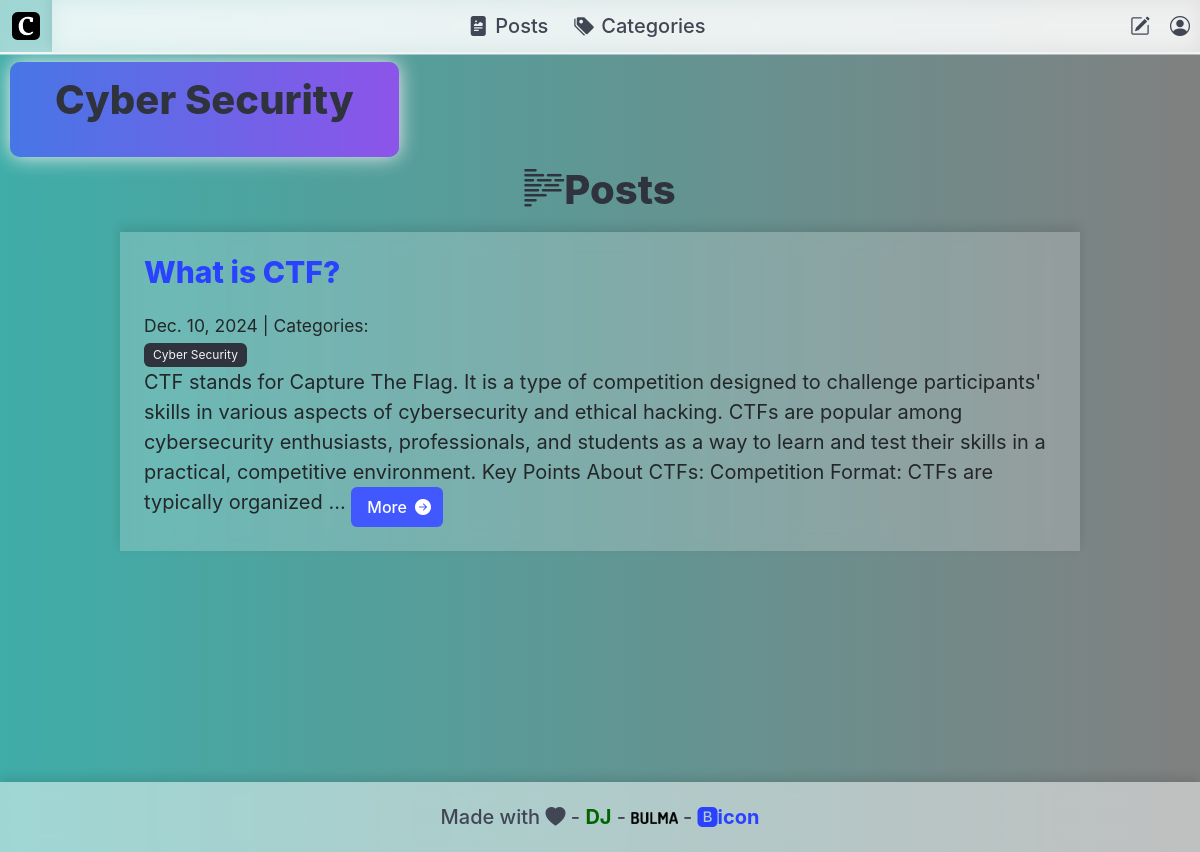
/category/Cyber Security/, run on the app's committed database.
### blog/models.py (models this page shows, shortened)
class Category(models.Model):
    name = models.CharField(max_length=30)
    class Meta:
        verbose_name_plural = "categories"

class Post(models.Model):
    title = models.CharField(max_length=255)
    body = models.TextField()
    created_on = models.DateTimeField(auto_now_add=True)
    last_modified = models.DateTimeField(auto_now=True)
    author = models.ForeignKey(settings.AUTH_USER_MODEL, on_delete=models.CASCADE, default=1)  # Replace 1 with a valid user ID
    categories = models.ManyToManyField('Category', related_name='posts')
    love_reactions = models.ManyToManyField(settings.AUTH_USER_MODEL, related_name='loved_posts', blank=True)

### blog/views.py (the view)
# urls.py: path("category/<category>/", views.blog_category, name="blog_category"),
def blog_category(request, category):
    posts = Post.objects.filter(
        categories__name__contains=category
    ).order_by("-created_on")
    context = {
        "category":category,
        "posts":posts,
    }
    return render(request, "blog/category.html", context)

### blog/templates/blog/category.html (shortened to what this page needs)
{% extends "blog/index.html" %}
{% block page_title %}
    <div class="title-box-container">
        <button class="page-title-button">
                <h1 class="title is-2">{{ category }}</h1>
        </button>
    </div>
{% endblock page_title %}

### blog/templates/blog/index.html (shortened to what this page needs)
{% extends "base.html" %}
{% block page_title %}
            {% load static %}
{% endblock page_title %}
{% block page_content %}
    <div class="container has-text-centered">
    <div class="container ">
                <h1 class="title is-2"><i class="bi bi-body-text"></i>Posts</h1></div>
    </div>
    {% block posts %}
        <div class="container ">
        {% for post in posts %}
            <div class="blur-white ">
            <h3><a href="{% url 'blog_detail' post.pk %}"> {{ post.title }} </a></h3>
            <small>
                {{ post.created_on.date }} | Categories:
                <div class="tags">
                {% for category in post.categories.all %}
                    <a href="{% url 'blog_category' category.name %}">
                        <span class="tag is-dark">{{ category.name }}</span>
                    </a>
                {% endfor %}
            </div>
            </small>
            <p>{{ post.body | slice:":400" }}...
                <a href="{% url 'blog_detail' post.pk %}">
                    <button class="button is-link ">
                    <span>More</span>
                    <span class="icon is-small">
                        <i class="bi bi-arrow-right-circle-fill"></i>
                    </span>
                  </button>
                </a>
            </p>
            </div>
        {% endfor %}
    </div>
    {% endblock posts %}
{% endblock page_content %}

### static/css/base.css (style rules this page uses)
.ColorX { height: 100vh; background: linear-gradient(to right, #3fada8, #808080); }
.blur-white { padding: 1.5rem; font-weight: normal; color: #23272a; backdrop-filter: blur(10px); background-color: rgba(255, 255, 255, 0.205); box-shadow: 0px -5px 10px rgba(0, 0, 0, 0.1); }
html, body { height: 100%; margin: 0; }
.page-title-button1, .page-title-button, .page-title-button2, .page-title-box { margin: 10px; padding: 15px 45px; text-align: center; transition: 0.5s; background-size: 200% auto; color: white; box-shadow: 0 0 20px #eee; border-radius: 10px; display: block; }
.page-title-button { background-image: linear-gradient(to right, #4776E6 0%, #8E54E9 51%, #4776E6 100%); }

### data on the page
Category: name "Cyber Security"
Post: title "What is CTF?", created_on "Dec. 10, 2024", body "CTF stands for Capture The Flag. It is a type of competition designed to challenge participants' skills in various aspects of cybersecurity and ethical hacking. CTFs are popular among cybersecurity enthusiasts, professionals, and students as a way to learn and test their skills in a practical, competitive environment. Key Points About CTFs: Competition Format: CTFs are typically organized"
